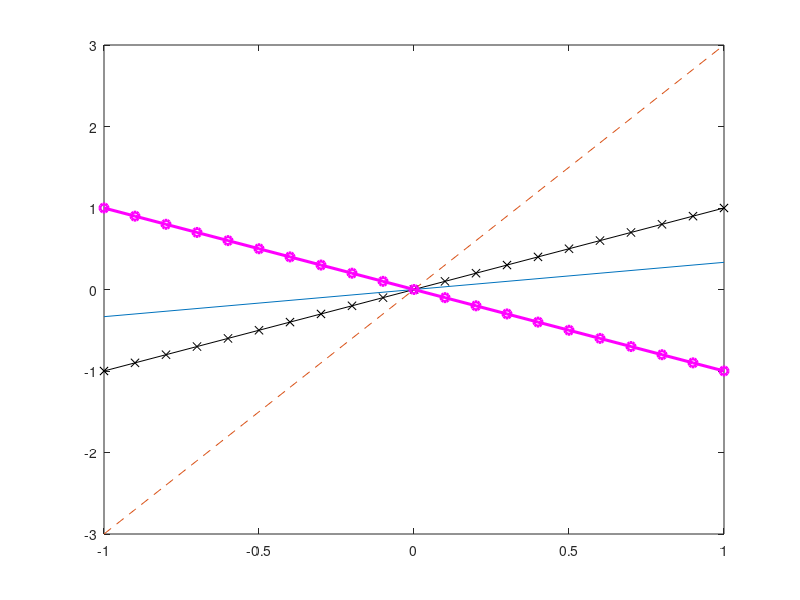

Write MATLAB code to recreate this figure. (Note: this script raises an error after producing the figure.)
%%%%%%%%%%%%%%%%%%%%%%%%%%%%%%%%%%%%%%%%%%%%%%%%%%%%%%%%%%%%%%%%%%%%%%%%
% This program plots stable and unstable manifold and vector fields for the
% linear model in my second edition book
%              x(t+1)=-5/4*x(t)-3/4*y(t)
%              y(t+1)= -3/4*x(t)+5/4*y(t)
% Call the Matlab code: vectorfield.m
%%%%%%%%%%%%%%%%%%%%%%%%%%%%%%%%%%%%%%%%%%%%%%%%%%%%%%%%%%%%%%%%%%%%%%%%%


close all;
clear all;

x=-1:0.1:1;

figure

z=plot(x,x/3,x,3*x,'--', x,x, '-kx', x, -x,'-mo','LineWidth',2.2)  


hold on


sys = @(t,x) [x(1)/4-3*x(2)/4; -3*x(1)/4+x(2)/4];
vectorfield(sys,-1:.2:1, -2:.2:2);
ylabel('y_t','FontSize',14);
xlabel('k_t','FontSize',15);
legend(z,'\Delta k_t=0','\Delta y_t=0','stable manifold','unstable manifold','Location','SouthEast')

print -depsc phase3.eps




